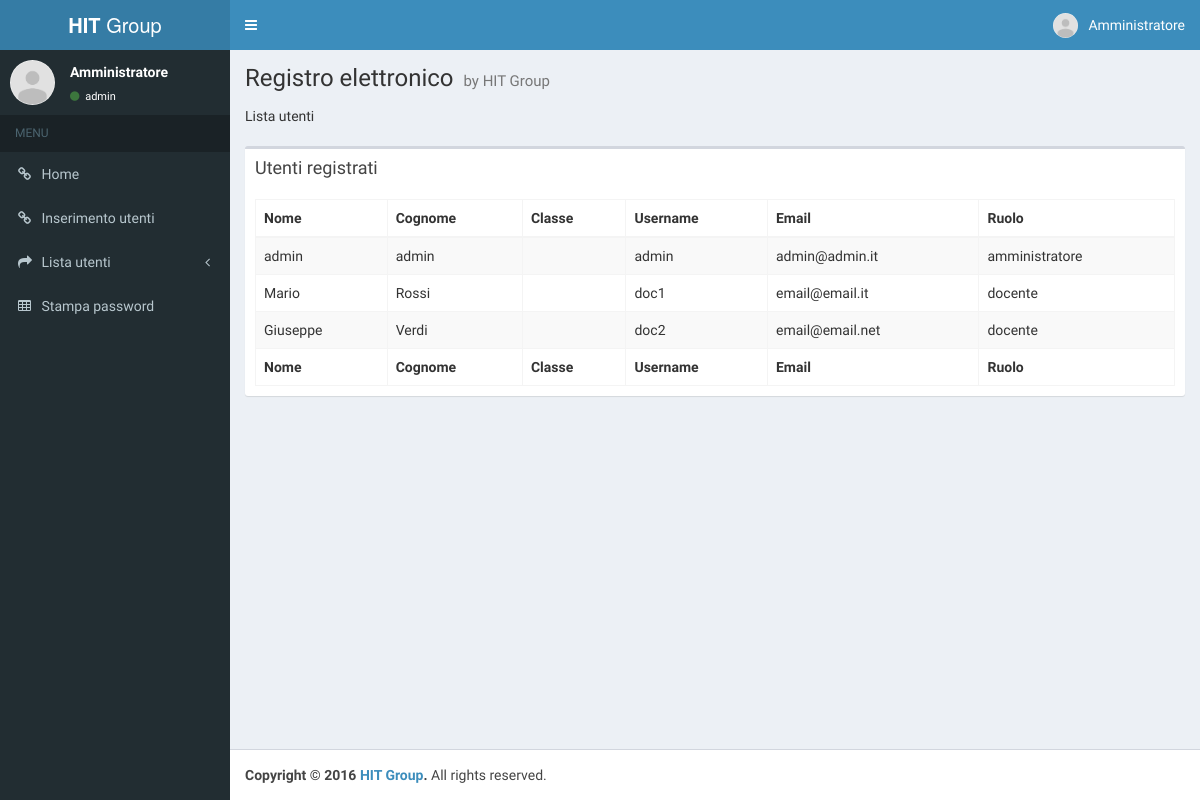
Page /?p=usrlist&show=all (signed in) on the earlier database version.
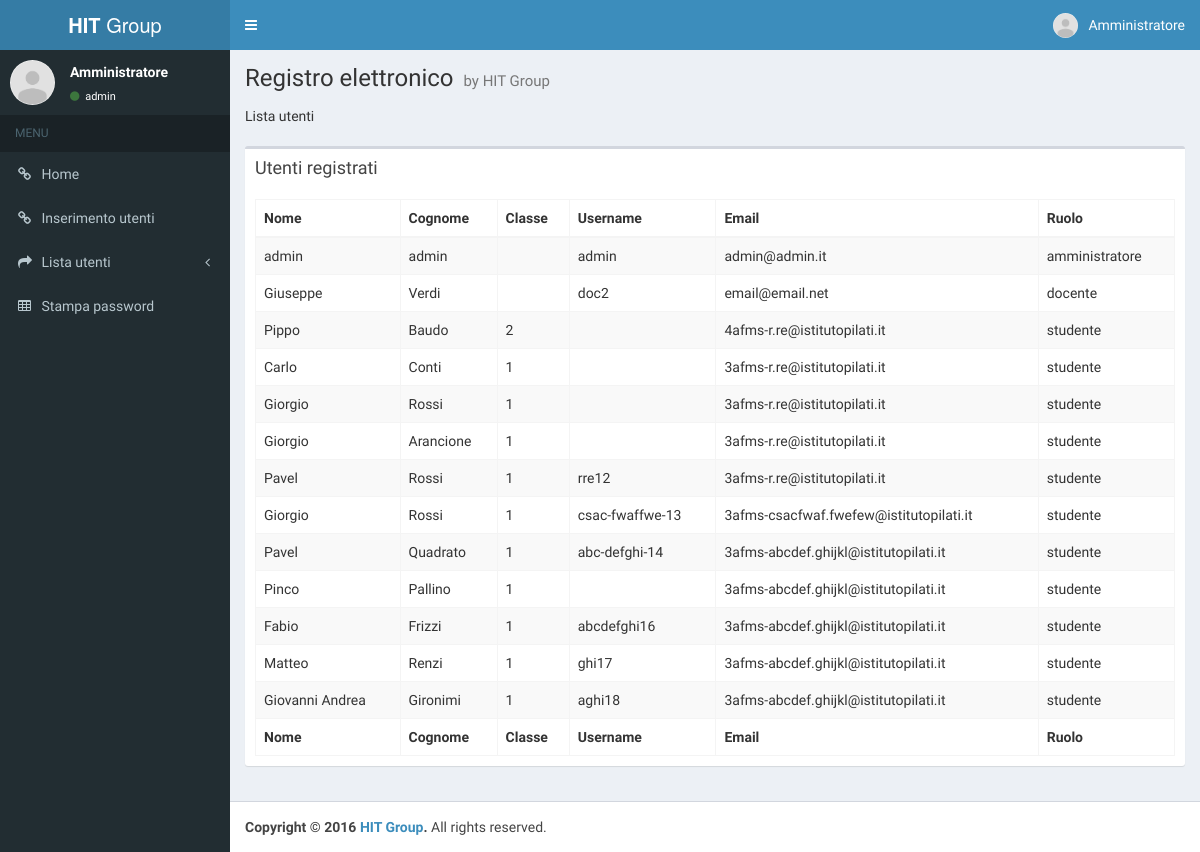
Same page on the later database version.
### tables this page shows
CREATE TABLE IF NOT EXISTS `utenti` (
  `id` int(11) NOT NULL AUTO_INCREMENT,
  `username` varchar(50) DEFAULT NULL,
  `nome` varchar(50) DEFAULT NULL,
  `cognome` varchar(50) DEFAULT NULL,
  `email` varchar(50) DEFAULT NULL,
  `ruolo` varchar(50) DEFAULT NULL,
  `scuola` varchar(50) DEFAULT NULL,
  `classe` int(11) DEFAULT NULL,
  `password` varchar(250) DEFAULT NULL,
  `temp_pwd` varchar(6) DEFAULT NULL,
  PRIMARY KEY (`id`),
  KEY `classe` (`classe`)
);

### include/nav/pagemanager.php (called while the page is built)
<?php
  if(isset($_GET["p"]))
    $pag=htmlspecialchars($_GET["p"]);
  else
    $pag="index";
  if(isset($_GET["show"]))
    $show=htmlspecialchars($_GET["show"]);
  else
    $show="stu";
?>

### pages/usrlist.php (the view, shortened to what this page needs)
<?php
  echo "Lista utenti<br><br>";
  if($show=="all"){
    $conn = new mysqli($db_servername, $db_username, $db_password, $db_name);
    $sql = "SELECT * FROM utenti";
    $result = $conn->query($sql);
    echo '						<div class="box">
                  <div class="box-header">
                    <h3 class="box-title">Utenti registrati</h3>
                  </div>
                  <div class="box-body">
                    <table id="example1" class="table table-bordered table-striped">
                      <thead>
                      <tr>
                        <th>Nome</th>
                        <th>Cognome</th>
                        <th>Classe</th>
                        <th>Username</th>
                        <th>Email</th>
                        <th>Ruolo</th>
                      </tr>
                      </thead>
                      <tbody>
                      ';
    if ($result->num_rows > 0) {
         while($row = $result->fetch_assoc()) {
           $id=$row["ID"];
           echo '<tr id="usr';
           echo "$id";
           echo '">';
           echo "<td>". $row["nome"]. "</td>
                 <td>". $row["cognome"]. "</td>
                 <td>". $row["classe"]. "</td>
                 <td>". $row["username"] . "</td>
                 <td>". $row["email"] ."</td>
                 <td>". $row["ruolo"] ."</td>";
           echo "</tr>";
         }
    } else {
    }
    echo '</tbody>
        <tfoot>
        <tr>
          <th>Nome</th>
          <th>Cognome</th>
          <th>Classe</th>
          <th>Username</th>
          <th>Email</th>
          <th>Ruolo</th>
        </tr>
        </tfoot>
      </table>
    </div>
    </div>
    ';
  }
?>

### index.php (shortened to what this page needs)
<?php
	include_once 'include/nav/pagemanager.php';
	require_once 'include/session/db_credentials.php';
?>
<!DOCTYPE html>
<html>
<head>
  <link rel="stylesheet" href="bootstrap/css/bootstrap.min.css">
  <link rel="stylesheet" href="https://cdnjs.cloudflare.com/ajax/libs/font-awesome/4.5.0/css/font-awesome.min.css">
	<link rel="stylesheet" href="plugins/datatables/dataTables.bootstrap.css">
  <link rel="stylesheet" href="https://cdnjs.cloudflare.com/ajax/libs/ionicons/2.0.1/css/ionicons.min.css">
  <link rel="stylesheet" href="../../plugins/datatables/dataTables.bootstrap.css">
  <link rel="stylesheet" href="dist/css/AdminLTE.min.css">
  <link rel="stylesheet" href="dist/css/skins/skin-blue.min.css">
</head>
<body class="hold-transition skin-blue sidebar-mini">
<div class="wrapper">
  <header class="main-header">
    <a href="index.php" class="logo">
      <span class="logo-lg"><b>HIT</b> Group</span>
    </a>
    <nav class="navbar navbar-static-top" role="navigation">
      <a href="#" class="sidebar-toggle" data-toggle="offcanvas" role="button">
      </a>
      <div class="navbar-custom-menu">
        <ul class="nav navbar-nav">
          <li class="dropdown user user-menu">
            <a href="#" class="dropdown-toggle" data-toggle="dropdown">
              <img src="img/user_logo.png" class="user-image" alt="User Image">
              <span class="hidden-xs"><?php echo $_SESSION["nomecompleto"]; ?></span>
            </a>
          </li>
        </ul>
      </div>
    </nav>
  </header>
	<?php include 'include/nav/sidebar.php' ?>
  <div class="content-wrapper">
    <section class="content-header">
      <h1>
        Registro elettronico
        <small>by HIT Group</small>
      </h1>
    </section>
    <section class="content">
			<div class="row">
				<div class="col-xs-12">
			<?php
				if($_SESSION["ruolo"]=="studente"){
				}elseif ($_SESSION["ruolo"]=="docente") {
				}elseif ($_SESSION["ruolo"]=="amministratore") {
					if($pag=="usrlist")
						include 'pages/usrlist.php';
					elseif ($pag=="addusr")
						include 'pages/addusr.php';
					elseif ($pag=="addusrok")
						include 'pages/addusr_ok.php';
					elseif ($pag=="printpwd")
						include 'pages/stampa-password.php';
				}
			?>
					</div>
				</div>
    </section>
  </div>
  <footer class="main-footer">
    <strong>Copyright &copy; 2016 <a href="https://hit-group.github.io/">HIT Group</a>.</strong> All rights reserved.
  </footer>
</div>
</body>
</html>

### include/nav/sidebar.php
<aside class="main-sidebar">
  <section class="sidebar">
    <div class="user-panel">
      <div class="pull-left image">
        <img src="img/user_logo.png" class="img-circle" alt="User Image">
      </div>
      <div class="pull-left info">
        <p><?php echo $_SESSION["nomecompleto"]; ?></p>
        <a href="#"><i class="fa fa-circle text-success"></i> <?php echo $_SESSION["username"]; ?></a>
      </div>
    </div>
    <ul class="sidebar-menu">
      <li class="header">MENU</li>
      <?php
        echo ('<li class="');
        if(!isset($pag))
          echo ('active');
        echo ('"><a href="/"><i class="fa fa-link"></i> <span>Home</span></a></li>');
      if($_SESSION["ruolo"]=="studente"){
      }elseif($_SESSION["ruolo"]=="docente") {
      }elseif($_SESSION["ruolo"]=="amministratore") {
        echo ('<li class="');
        if($pag=="addusr")
          echo ('active');
        echo ('"><a href="/?p=addusr"><i class="fa fa-link"></i> <span>Inserimento utenti</span></a></li>');
        echo '
        <li class="treeview">
          <a href="#">
            <i class="fa fa-share"></i> <span>Lista utenti</span>
            <span class="pull-right-container">
              <i class="fa fa-angle-left pull-right"></i>
            </span>
          </a>
          <ul class="treeview-menu">
            <li class="'; if($show==all)echo "active"; echo'"><a href="/?p=usrlist&show=all"><i class="fa fa-circle-o"></i> Tutti</a></li>
            <li class="'; if($show==stu)echo "active"; echo'"><a href="/?p=usrlist&show=stu"><i class="fa fa-circle-o"></i> Studenti</a></li>
            <li class="'; if($show==doc)echo "active"; echo'"><a href="/?p=usrlist&show=doc"><i class="fa fa-circle-o"></i> Docenti</a></li>
            <li class="'; if($show==adm)echo "active"; echo'"><a href="/?p=usrlist&show=adm"><i class="fa fa-circle-o"></i> Amministratori</a></li>
          </ul>
        </li>';
        echo ('<li class="');
        if($pag=="printpwd")
          echo ('active');
        echo ('"><a href="/?p=printpwd"><i class="fa fa-table"></i> <span>Stampa password</span></a></li>');
      }
      ?>
    </ul>
  </section>
</aside>

Differences in the rows shown:
removed utenti: nome "Mario", cognome "Rossi", username "doc1", email "email@email.it", ruolo "docente"
added utenti: nome "Pippo", cognome "Baudo", classe "2", email "4afms-r.re@istitutopilati.it", ruolo "studente"
added utenti: nome "Carlo", cognome "Conti", classe "1", email "3afms-r.re@istitutopilati.it", ruolo "studente"
added utenti: nome "Giorgio", cognome "Rossi", classe "1", email "3afms-r.re@istitutopilati.it", ruolo "studente"
added utenti: nome "Giorgio", cognome "Arancione", classe "1", email "3afms-r.re@istitutopilati.it", ruolo "studente"
added utenti: nome "Pavel", cognome "Rossi", classe "1", username "rre12", email "3afms-r.re@istitutopilati.it", ruolo "studente"
added utenti: nome "Giorgio", cognome "Rossi", classe "1", username "csac-fwaffwe-13", email "3afms-csacfwaf.fwefew@istitutopilati.it", ruolo "studente"
added utenti: nome "Pavel", cognome "Quadrato", classe "1", username "abc-defghi-14", email "3afms-abcdef.ghijkl@istitutopilati.it", ruolo "studente"
added utenti: nome "Pinco", cognome "Pallino", classe "1", email "3afms-abcdef.ghijkl@istitutopilati.it", ruolo "studente"
added utenti: nome "Fabio", cognome "Frizzi", classe "1", username "abcdefghi16", email "3afms-abcdef.ghijkl@istitutopilati.it", ruolo "studente"
added utenti: nome "Matteo", cognome "Renzi", classe "1", username "ghi17", email "3afms-abcdef.ghijkl@istitutopilati.it", ruolo "studente"
added utenti: nome "Giovanni Andrea", cognome "Gironimi", classe "1", username "aghi18", email "3afms-abcdef.ghijkl@istitutopilati.it", ruolo "studente"
